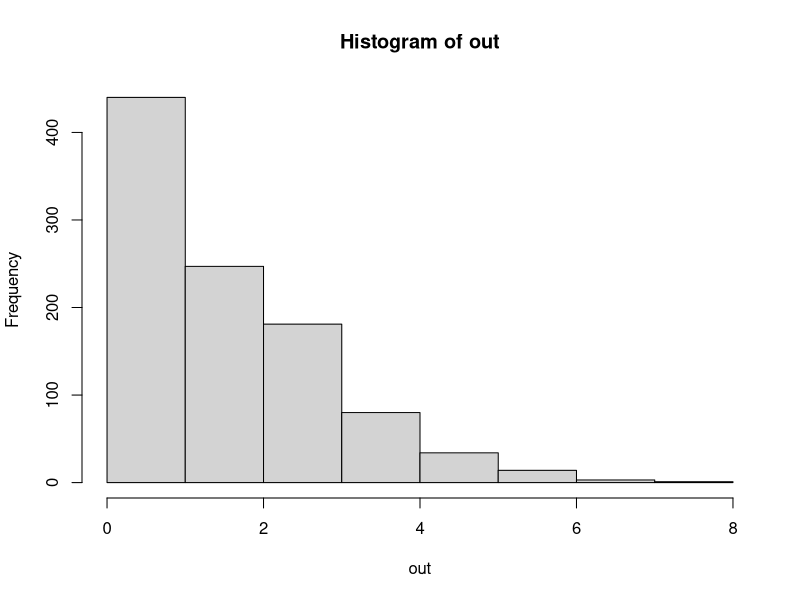
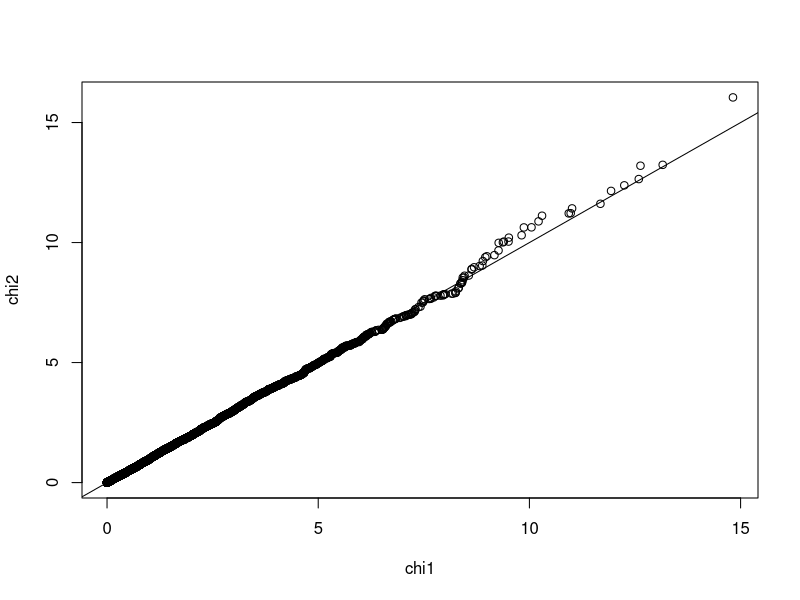
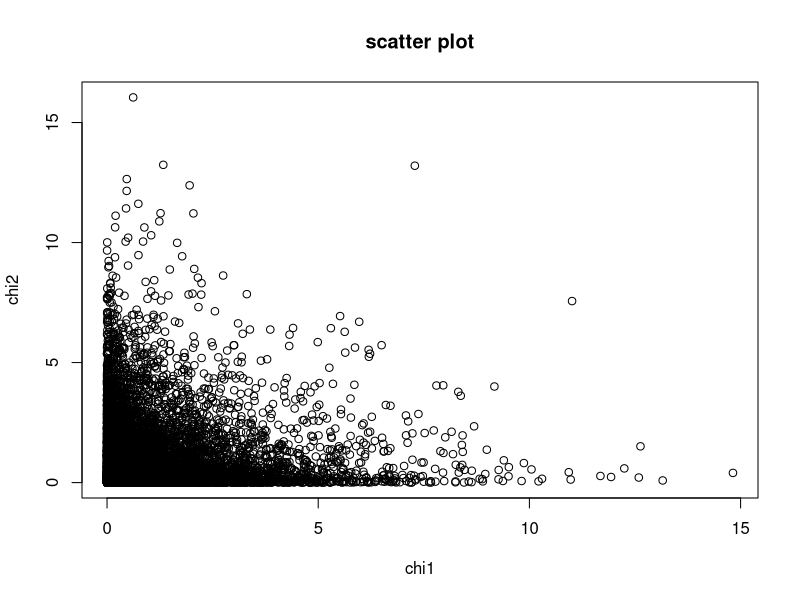
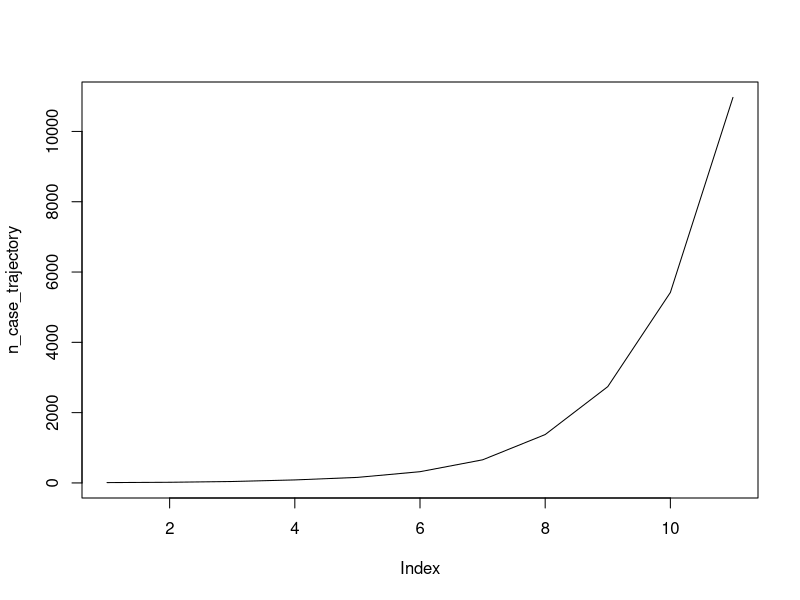
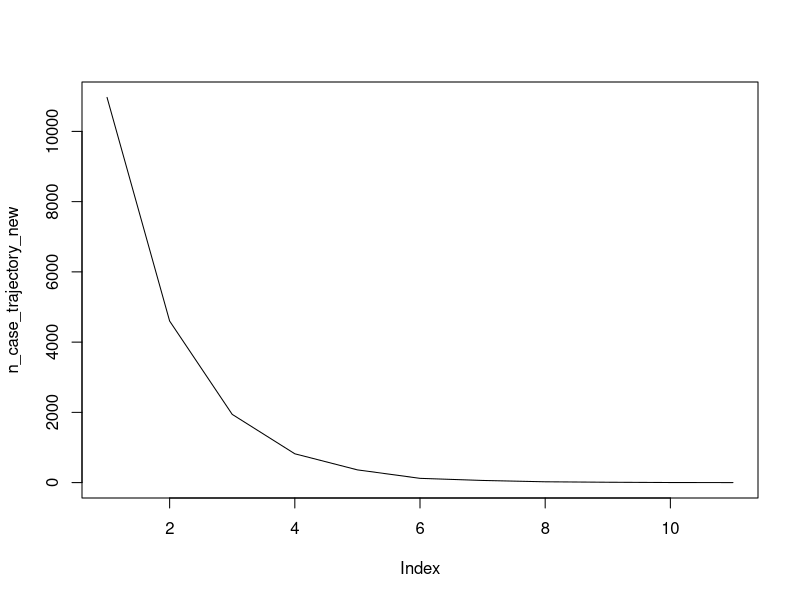

The R script that drew these images, in order:
## ---- chunk 1
knitr::opts_chunk$set(echo = TRUE)
## ---- chunk 2
nRandom<-10
n<-11:20
p<-seq(from=0.2, to=0.8, length.out=nRandom )

rbinom(nRandom, n,  p)
## ---- chunk 3
nRandom<-1000
lambda<-2

out<-rpois(nRandom, lambda=lambda)
mean(out)
var(out)
hist(out)

## ---- chunk 4
dpois(3, lambda=2 )
ppois(3, lambda=2 )

## ---- chunk 5
nRandom<-10000
Z<-rnorm(nRandom, mean=0, sd=1)
chi1<-Z^2

# compare them with random numbers from chi
chi2<-rchisq(nRandom, df=1)

# Use QQ plot to compare
qqplot(chi1, chi2)
abline(0,1)

# How about scatter plot?
plot(chi1,chi2, main="scatter plot")

## ---- chunk 6
n_current_case<-10
n_case_trajectory<-rep(0,11)
n_case_trajectory[1]<-10
for(i in 1:10){
  n_contact<-rpois(n_current_case,10)  
  n_new_case<-rbinom(n_current_case,n_contact, 0.2)
  n_current_case<-sum(n_new_case)
  n_case_trajectory[i+1]<-n_current_case
}

plot(n_case_trajectory, type="l")
## ---- chunk 7
n_case_trajectory_new<-rep(0,11)
n_case_trajectory_new[1]<-n_current_case
for(i in 1:10){
  n_contact<-rpois(n_current_case,3)  
  n_new_case<-rbinom(n_current_case,n_contact, 0.14)
  n_current_case<-sum(n_new_case)
  n_case_trajectory_new[i+1]<-n_current_case
}

plot(n_case_trajectory_new, type="l")
